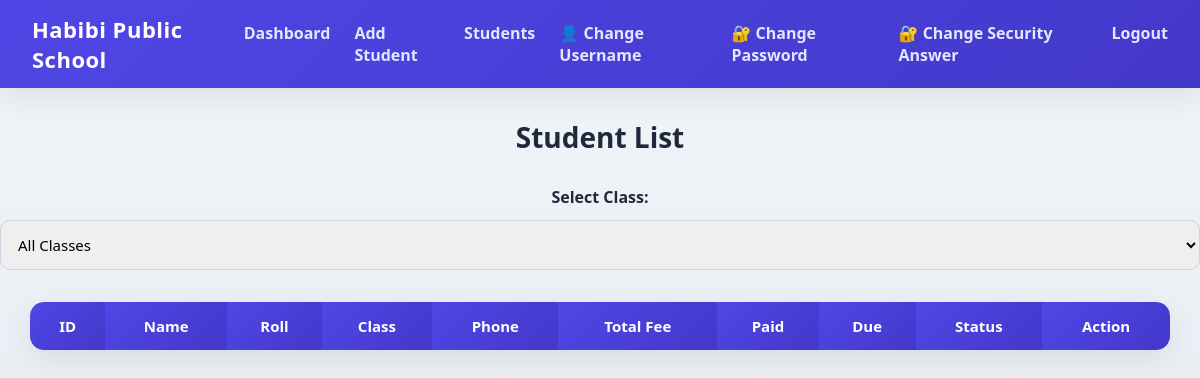
/students (signed in), run on an earlier commit of the app's database.
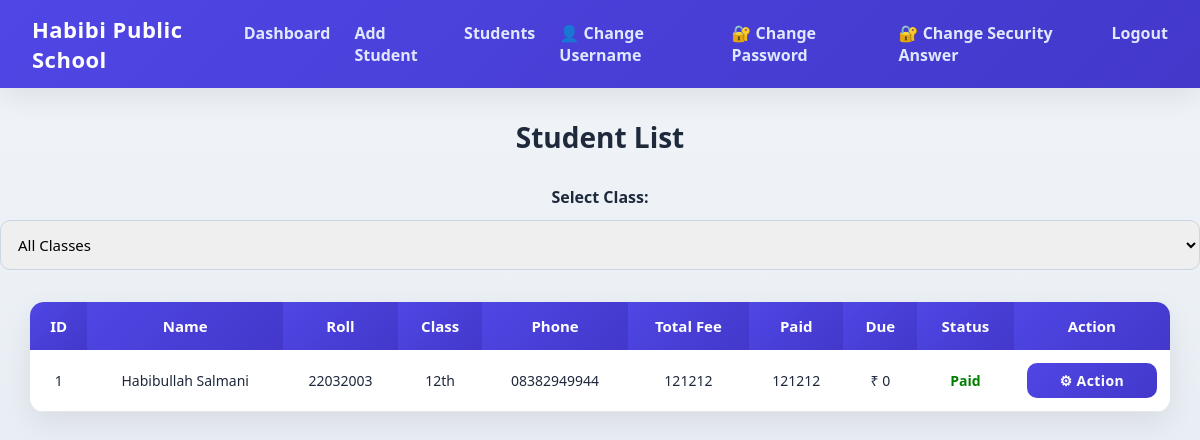
And on a later commit of the database.
### tables this page shows
CREATE TABLE students (
            id INTEGER PRIMARY KEY AUTOINCREMENT,
            name TEXT,
            roll TEXT,
            class_name TEXT,
            phone TEXT,
            total_fee INTEGER,
            paid_fee INTEGER
        );

### app.py (the view)
@app.route("/students")
@login_required
def students():
    selected_class = request.args.get("class")
    conn = get_db()
    if selected_class and selected_class != "all":
        students = conn.execute("""
            SELECT *,
            (total_fee - paid_fee) AS due_amount
            FROM students
            WHERE class_name=?
            ORDER BY due_amount DESC
        """, (selected_class,)).fetchall()
    else:
        students = conn.execute("""
            SELECT *,
            (total_fee - paid_fee) AS due_amount
            FROM students
            ORDER BY due_amount DESC
        """).fetchall()
    conn.close()
    return render_template(
        "students.html",
        students=students,
        classes=CLASSES,
        selected_class=selected_class
    )

### app.py (called while the page is built)
def get_db():
    conn = sqlite3.connect(DB_PATH)
    conn.row_factory = sqlite3.Row
    return conn

def login_required(f):
    @wraps(f)
    def decorated(*args, **kwargs):
        if "admin" not in session:
            return redirect(url_for("login"))
        return f(*args, **kwargs)
    return decorated

### templates/students.html (shortened to what this page needs)
<!DOCTYPE html>
<html>
<head>
  <link rel="stylesheet" href="/static/style.css">
</head>
<body>
{% include "navbar.html" %}
<h2 class="title">Student List</h2>
<form method="GET" style="text-align:center; margin-bottom:20px;">
  <label><b>Select Class:</b></label>
  <select name="class" onchange="this.form.submit()">
    <option value="all">All Classes</option>
  </select>
</form>
<table>
  <tr>
    <th>ID</th>
    <th>Name</th>
    <th>Roll</th>
    <th>Class</th>
    <th>Phone</th>
    <th>Total Fee</th>
    <th>Paid</th>
    <th>Due</th>
    <th>Status</th>
    <th>Action</th>
  </tr>
  {% for s in students %}
  <tr>
    <td>{{ s.id }}</td>
    <td>{{ s.name }}</td>
    <td>{{ s.roll }}</td>
    <td>{{ s.class_name }}</td>
    <td>{{ s.phone }}</td>
    <td>{{ s.total_fee }}</td>
    <td>{{ s.paid_fee }}</td>
    <td>₹ {{ s.total_fee - s.paid_fee }}</td>
    <td>
      {% if s.paid_fee >= s.total_fee %}
        <span style="color:green; font-weight:bold;">Paid</span>
      {% else %}
        <span style="color:red; font-weight:bold;">Due</span>
      {% endif %}
    </td>
   <td class="action-cell">
  <button class="action-btn"
          type="button"
          onclick="openActionMenu(this)">
    ⚙ Action
  </button>
</td>
  </tr>
  {% endfor %}
</table>
</body>
</html>

### templates/navbar.html
<nav class="navbar">
  <div class="logo">Habibi Public School</div>
  <ul class="nav-links">
    <li><a href="/dashboard">Dashboard</a></li>
    <li><a href="/add-student">Add Student</a></li>
    <li><a href="/students">Students</a></li>
    <a href="/change-username">👤 Change Username</a>
    <a href="/change-password">🔐 Change Password</a>
    <a href="/change-security-answer">🔐 Change Security Answer</a>
    <li><a href="/logout">Logout</a></li>
  </ul>
</nav>

### static/style.css (style rules this page uses)
:root { --primary: #4f46e5; --primary-dark: #4338ca; --bg-light: #f8fafc; --bg-card: #ffffff; --text-dark: #1e293b; --text-muted: #64748b; --success: #16a34a; --danger: #dc2626; --shadow-soft: 0 10px 30px rgba(0,0,0,0.08); --radius: 14px; }
* { margin: 0; padding: 0; box-sizing: border-box; font-family: "Segoe UI", Arial, sans-serif; }
body { background: linear-gradient(180deg, #f1f5f9, #e2e8f0); color: var(--text-dark); min-height: 100vh; }
.navbar { background: linear-gradient(135deg, var(--primary), var(--primary-dark)); padding: 14px 32px; display: flex; justify-content: space-between; align-items: center; box-shadow: var(--shadow-soft); }
.logo { color: #fff; font-size: 22px; font-weight: 700; letter-spacing: 0.5px; }
.nav-links { list-style: none; display: flex; gap: 24px; }
.nav-links a { color: #e0e7ff; text-decoration: none; font-weight: 600; transition: color 0.3s ease; }
.title { text-align: center; margin: 30px 0; font-size: 28px; font-weight: 700; }
input, select { width: 100%; padding: 13px; margin: 12px 0; border-radius: 10px; border: 1px solid #cbd5e1; font-size: 15px; transition: border 0.3s, box-shadow 0.3s; }
button { width: 100%; padding: 13px; background: linear-gradient(135deg, var(--primary), var(--primary-dark)); color: white; border: none; border-radius: 10px; font-weight: 700; cursor: pointer; letter-spacing: 0.4px; transition: transform 0.2s ease, box-shadow 0.2s ease; }
table { width: 95%; margin: 20px auto; border-collapse: collapse; background: var(--bg-card); border-radius: var(--radius); overflow: hidden; box-shadow: var(--shadow-soft); }
th { background: linear-gradient(135deg, var(--primary), var(--primary-dark)); color: white; padding: 14px; font-size: 15px; }
td { padding: 13px; text-align: center; border-bottom: 1px solid #e5e7eb; font-size: 14px; overflow: visible; }
a { color: var(--primary); text-decoration: none; font-weight: 600; }
.action-cell { position: relative; overflow: visible; }
.action-btn { background: linear-gradient(135deg, #4f46e5, #4338ca); color: #fff; border: none; padding: 8px 16px; border-radius: 10px; font-size: 14px; font-weight: 600; cursor: pointer; white-space: nowrap; }
.action-cell { position: relative; }
.action-btn { background: linear-gradient(135deg, #4f46e5, #4338ca); color: #fff; border: none; padding: 8px 16px; border-radius: 10px; font-size: 14px; font-weight: 600; cursor: pointer; }

What changed in the data, as far as the page shows it:
added students: id "1", name "Habibullah Salmani", roll "22032003", class_name "12th", phone "08382949944", total_fee "121212", paid_fee "121212", s.total_fee-s.paid_fee "0", shows "Paid"
